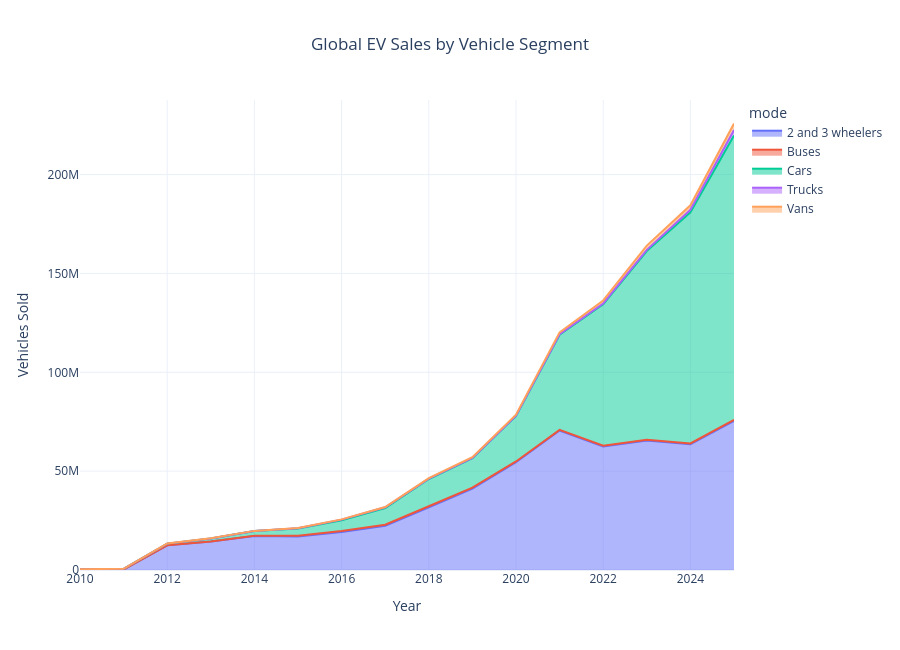

Here is the notebook cell this chart was saved with:
### Markdown cell above
### Market Composition Assessment

The historical EV sales dataset contains observations for multiple transportation segments including passenger cars, buses, vans, trucks, and two- and three-wheelers.

Each segment exhibits distinct adoption characteristics and technological maturity, making comparative analysis essential for understanding the evolution of the global electric mobility ecosystem.

### Code cell
segment_sales = (

    market_df

    .groupby(["year","mode"])["value"]

    .sum()

    .reset_index()

)

fig = px.area(

    segment_sales,

    x="year",

    y="value",

    color="mode",

    title="Global EV Sales by Vehicle Segment",

    template="plotly_white"

)

fig.update_layout(

    height=650,

    title_x=0.5,

    xaxis_title="Year",

    yaxis_title="Vehicles Sold"

)

fig.show()

### Figure 1 — Plotly figure (JSON) as saved in the notebook; plotly's stock layout.template omitted (floating-point values rounded to 4 significant figures)
{"data": [{"fillpattern": {"shape": ""}, "hovertemplate": "mode=2 and 3 wheelers<br>year=%{x}<br>value=%{y}<extra></extra>", "legendgroup": "2 and 3 wheelers", "line": {"color": "#636efa"}, "marker": {"symbol": "circle"}, "mode": "lines", "name": "2 and 3 wheelers", "orientation": "v", "showlegend": true, "stackgroup": "1", "type": "scatter", "x": [2010, 2011, 2012, 2013, 2014, 2015, 2016, 2017, 2018, 2019, 2020, 2021, 2022, 2023, 2024, 2025], "xaxis": "x", "y": [331800.0, 246000.0, 12470000.0, 14430000.0, 17250000.0, 16930000.0, 19180000.0, 22330000.0, 31720000.0, 41190000.0, 54530000.0, 70580000.0, 62480000.0, 65520000.0, 63580000.0, 75440000.0], "yaxis": "y"}, {"fillpattern": {"shape": ""}, "hovertemplate": "mode=Buses<br>year=%{x}<br>value=%{y}<extra></extra>", "legendgroup": "Buses", "line": {"color": "#EF553B"}, "marker": {"symbol": "circle"}, "mode": "lines", "name": "Buses", "orientation": "v", "showlegend": true, "stackgroup": "1", "type": "scatter", "x": [2010, 2011, 2012, 2013, 2014, 2015, 2016, 2017, 2018, 2019, 2020, 2021, 2022, 2023, 2024, 2025], "xaxis": "x", "y": [6942.0, 4032.0, 12670.0, 24220.0, 62320.0, 344400.0, 511200.0, 537200.0, 522700.0, 453700.0, 379300.0, 320700.0, 382200.0, 318800.0, 423000.0, 484900.0], "yaxis": "y"}, {"fillpattern": {"shape": ""}, "hovertemplate": "mode=Cars<br>year=%{x}<br>value=%{y}<extra></extra>", "legendgroup": "Cars", "line": {"color": "#00cc96"}, "marker": {"symbol": "circle"}, "mode": "lines", "name": "Cars", "orientation": "v", "showlegend": true, "stackgroup": "1", "type": "scatter", "x": [2010, 2011, 2012, 2013, 2014, 2015, 2016, 2017, 2018, 2019, 2020, 2021, 2022, 2023, 2024, 2025], "xaxis": "x", "y": [55530.0, 359000.0, 860700.0, 1503000.0, 2369000.0, 3716000.0, 5495000.0, 8403000.0, 13780000.0, 14940000.0, 23060000.0, 48120000.0, 71500000.0, 95450000.0, 116900000.0, 143900000.0], "yaxis": "y"}, {"fillpattern": {"shape": ""}, "hovertemplate": "mode=Trucks<br>year=%{x}<br>value=%{y}<extra></extra>", "legendgroup": "Trucks", "line": {"color": "#ab63fa"}, "marker": {"symbol": "circle"}, "mode": "lines", "name": "Trucks", "orientation": "v", "showlegend": true, "stackgroup": "1", "type": "scatter", "x": [2010, 2011, 2012, 2013, 2014, 2015, 2016, 2017, 2018, 2019, 2020, 2021, 2022, 2023, 2024, 2025], "xaxis": "x", "y": [342.0, 888.0, 202.0, 272.0, 428.0, 102400.0, 278800.0, 426500.0, 222700.0, 159500.0, 104800.0, 222800.0, 437900.0, 637700.0, 1291000.0, 2691000.0], "yaxis": "y"}, {"fillpattern": {"shape": ""}, "hovertemplate": "mode=Vans<br>year=%{x}<br>value=%{y}<extra></extra>", "legendgroup": "Vans", "line": {"color": "#FFA15A"}, "marker": {"symbol": "circle"}, "mode": "lines", "name": "Vans", "orientation": "v", "showlegend": true, "stackgroup": "1", "type": "scatter", "x": [2010, 2011, 2012, 2013, 2014, 2015, 2016, 2017, 2018, 2019, 2020, 2021, 2022, 2023, 2024, 2025], "xaxis": "x", "y": [10170.0, 28540.0, 95900.0, 100900.0, 100500.0, 120800.0, 134700.0, 177400.0, 256900.0, 313100.0, 525400.0, 968600.0, 1523000.0, 2160000.0, 2260000.0, 3322000.0], "yaxis": "y"}], "layout": {"height": 650, "legend": {"title": {"text": "mode"}, "tracegroupgap": 0}, "title": {"text": "Global EV Sales by Vehicle Segment", "x": 0.5}, "xaxis": {"anchor": "y", "domain": [0, 1], "title": {"text": "Year"}}, "yaxis": {"anchor": "x", "domain": [0, 1], "title": {"text": "Vehicles Sold"}}}}
